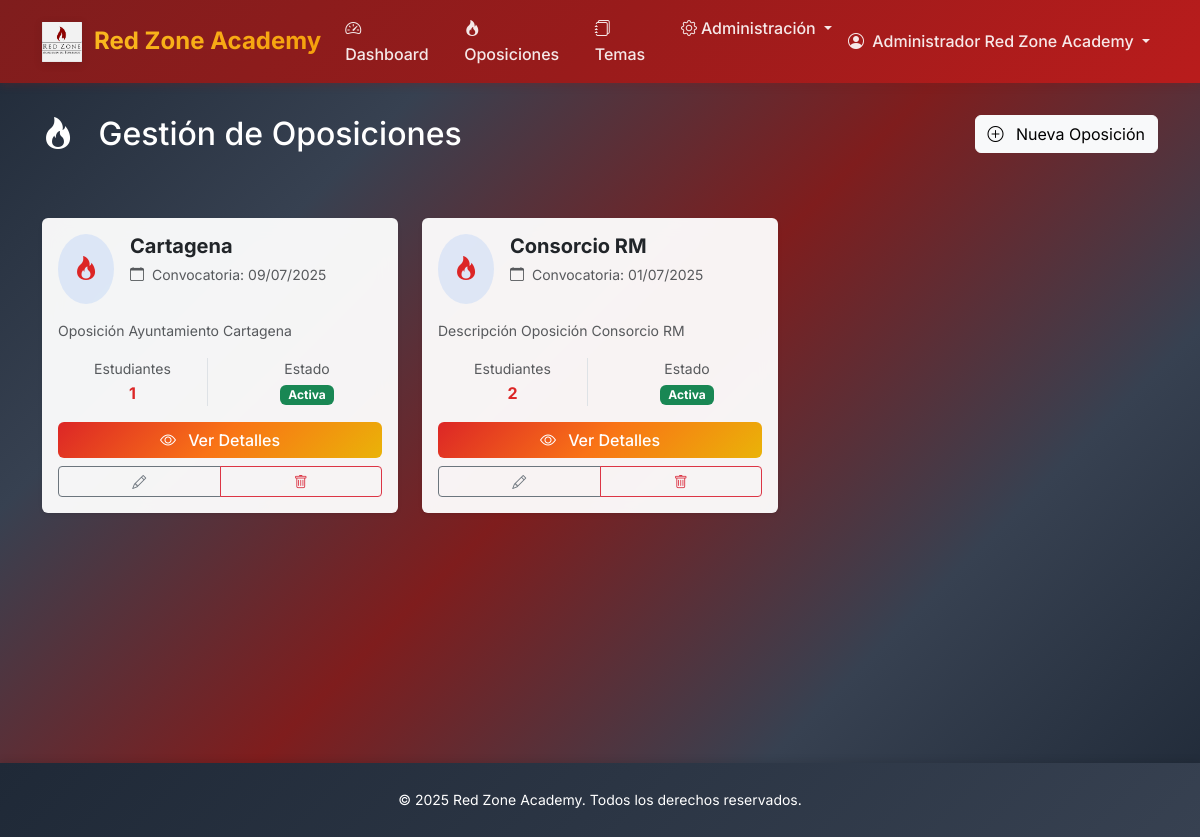
/dashboard/admin/oposiciones/ (signed in), run on the app's committed database.
### accounts/models.py (models this page shows, shortened)
class CustomUser(AbstractUser):
    USER_TYPES = [
        ('admin', 'Administrador'),
        ('student', 'Alumno'),
    ]
    user_type = models.CharField(max_length=10, choices=USER_TYPES, default='student')
    created_at = models.DateTimeField(auto_now_add=True)
    def is_admin(self):
        return self.user_type == 'admin'

### core/models.py (models this page shows, shortened)
class Oposicion(models.Model):
    nombre = models.CharField(max_length=200)
    descripcion = models.TextField()
    fecha_convocatoria = models.DateField()
    alumnos_con_acceso = models.ManyToManyField(
        User,
        limit_choices_to={'user_type': 'student'},
        blank=True,
        related_name='oposiciones_acceso'
    )
    created_at = models.DateTimeField(auto_now_add=True)
    updated_at = models.DateTimeField(auto_now=True)
    class Meta:
        verbose_name_plural = "Oposiciones"

### core/views.py (the view)
# urls.py: path('admin/oposiciones/', views.AdminOposicionListView.as_view(), name='admin_oposicion_list'),
class AdminOposicionListView(AdminRequiredMixin, ListView):
    model = Oposicion
    template_name = 'core/admin/oposicion_list.html'
    context_object_name = 'oposiciones'
    paginate_by = 15
    def get_queryset(self):
        return Oposicion.objects.prefetch_related('temas', 'alumnos_con_acceso')
    def get_context_data(self, **kwargs):
        context = super().get_context_data(**kwargs)
        context['title'] = 'Gestión de Oposiciones'
        return context

### core/views.py (called while the page is built)
    def test_func(self):
        return self.request.user.is_authenticated and self.request.user.is_admin()

### templates/core/admin/oposicion_list.html (shortened to what this page needs)
{% extends 'base.html' %}
{% load humanize %}
{% block content %}
<div class="container-fluid d-flex flex-column" style="min-height: calc(100vh - 120px);">
    <div class="page-header">
        <div class="container">
            <div class="row align-items-center">
                <div class="col">
                    <h1 class="h2 mb-0">
                        <i class="bi bi-fire me-3"></i>
                        {{ title }}
                    </h1>
                </div>
                <div class="col-auto">
                    {% if user.is_admin %}
                        <a href="{% url 'core:admin_oposicion_create' %}" class="btn btn-light">
                            <i class="bi bi-plus-circle me-2"></i>
                            Nueva Oposición
                        </a>
                    {% endif %}
                </div>
            </div>
        </div>
    </div>
    <div class="container flex-grow-1">
        {% if oposiciones %}
            <div class="row">
                {% for oposicion in oposiciones %}
                    <div class="col-lg-4 col-md-6 mb-4">
                        <div class="card border-0 shadow-sm h-100 oposicion-card">
                            <div class="card-body d-flex flex-column">
                                <div class="d-flex align-items-start mb-3">
                                    <div class="bg-primary bg-opacity-10 rounded-circle p-3 me-3">
                                        <i class="bi bi-fire text-primary fs-4"></i>
                                    </div>
                                    <div class="flex-grow-1">
                                        <h5 class="card-title mb-1 fw-bold">
                                            {{ oposicion.nombre }}
                                        </h5>
                                        <small class="text-muted">
                                            <i class="bi bi-calendar me-1"></i>
                                            Convocatoria: {{ oposicion.fecha_convocatoria|date:"d/m/Y" }}
                                        </small>
                                    </div>
                                </div>
                                <div class="mb-3 flex-grow-1">
                                    <p class="text-muted small mb-0">
                                        {{ oposicion.descripcion|truncatechars:120 }}
                                    </p>
                                </div>
                                <div class="mb-3">
                                    <div class="row text-center">
                                        <div class="col-6">
                                            <div class="border-end">
                                                <small class="text-muted d-block">Estudiantes</small>
                                                <span class="fw-bold text-primary">
                                                    {{ oposicion.alumnos_con_acceso.count }}
                                                </span>
                                            </div>
                                        </div>
                                        <div class="col-6">
                                            <small class="text-muted d-block">Estado</small>
                                            <span class="badge bg-success">Activa</span>
                                        </div>
                                    </div>
                                </div>
                                <div class="d-grid gap-2">
                                    <a href="{% url 'core:oposicion_detail' oposicion.pk %}"
                                       class="btn btn-primary">
                                        <i class="bi bi-eye me-2"></i>
                                        Ver Detalles
                                    </a>
                                    {% if user.is_admin %}
                                        <div class="btn-group" role="group">
                                            <a href="{% url 'core:admin_oposicion_update' oposicion.pk %}"
                                               class="btn btn-outline-secondary btn-sm">
                                                <i class="bi bi-pencil"></i>
                                            </a>
                                            <a href="{% url 'core:admin_oposicion_delete' oposicion.pk %}"
                                               class="btn btn-outline-danger btn-sm">
                                                <i class="bi bi-trash"></i>
                                            </a>
                                        </div>
                                    {% endif %}
                                </div>
                            </div>
                        </div>
                    </div>
                {% endfor %}
            </div>
        {% endif %}
    </div>
</div>
{% endblock %}

### templates/base.html (shortened to what this page needs)
<!DOCTYPE html>
<html lang="es" data-bs-theme="light" class="h-100">
<head>
    {% load static %}
    <link href="https://cdnjs.cloudflare.com/ajax/libs/bootstrap/5.3.2/css/bootstrap.min.css" rel="stylesheet">
    <link href="https://cdnjs.cloudflare.com/ajax/libs/bootstrap-icons/1.11.3/font/bootstrap-icons.min.css" rel="stylesheet">
</head>
<body>
    <nav class="navbar navbar-expand-lg navbar-light bg-white">
        <div class="container">
            {% load static %}
            {% if user.is_authenticated %}
                <a class="navbar-brand" href="{% url 'core:dashboard' %}">
                    <img src="{% static 'img/logo_rz.png' %}" alt="Red Zone Academy" class="navbar-brand-logo">
                    Red Zone Academy
                </a>
            {% else %}
                <a class="navbar-brand" href="#">
                    <img src="{% static 'img/logo_rz.png' %}" alt="Red Zone Academy" class="navbar-brand-logo">
                    Red Zone Academy
                </a>
            {% endif %}
            <div class="collapse navbar-collapse" id="navbarNav">
                {% if user.is_authenticated %}
                <ul class="navbar-nav me-auto">
                    <li class="nav-item">
                        <a class="nav-link" href="{% url 'core:dashboard' %}">
                            <i class="bi bi-speedometer2 me-1"></i>Dashboard
                        </a>
                    </li>
                    <li class="nav-item">
                        <a class="nav-link" href="{% url 'core:oposicion_list' %}">
                            <i class="bi bi-fire me-1"></i>Oposiciones
                        </a>
                    </li>
                    <li class="nav-item">
                        <a class="nav-link" href="{% url 'core:tema_list' %}">
                            <i class="bi bi-journals me-1"></i>Temas
                        </a>
                    </li>
                    {% if user.is_admin %}
                        <li class="nav-item dropdown">
                            <a class="nav-link dropdown-toggle" href="#" id="adminDropdown" role="button" data-bs-toggle="dropdown">
                                <i class="bi bi-gear me-1"></i>Administración
                            </a>
                        </li>
                    {% endif %}
                </ul>
                <ul class="navbar-nav">
                    <li class="nav-item dropdown">
                        <a class="nav-link dropdown-toggle" href="#" id="userDropdown" role="button" data-bs-toggle="dropdown">
                            <i class="bi bi-person-circle me-1"></i>
                            {{ user.get_full_name|default:user.username }}
                        </a>
                    </li>
                </ul>
                {% endif %}
            </div>
        </div>
    </nav>
    <div class="main-wrapper">
        {% block content %}{% endblock %}
    </div>
    <footer class="footer">
        <div class="container">
            <div class="row">
                <div class="col-12 text-center">
                    <small>&copy; 2025 Red Zone Academy. Todos los derechos reservados.</small>
                </div>
            </div>
        </div>
    </footer>
</body>
</html>

### templates/base.html (style rules this page uses)
:root { --rza-primary: #dc2626; --rza-secondary: #f97316; --rza-success: #059669; --rza-danger: #b91c1c; --rza-warning: #ea580c; --rza-info: #f59e0b; --rza-dark: #1f2937; --rza-light: #fef2f2; --rza-gradient: linear-gradient(135deg, #dc2626 0%, #f97316 50%, #eab308 100%); }
body { font-family: 'Inter', sans-serif; background: linear-gradient( 135deg, #1f2937 0%, #374151 25%, #7f1d1d 50%, #374151 75%, #1f2937 100% ); background-attachment: fixed; line-height: 1.6; min-height: 100vh; display: flex; flex-direction: column; margin: 0; padding: 0; }
.navbar-brand { font-weight: 700; font-size: 1.5rem; background: linear-gradient(135deg, #fbbf24 0%, #f59e0b 100%); -webkit-background-clip: text; -webkit-text-fill-color: transparent; background-clip: text; display: flex; align-items: center; text-decoration: none; }
.navbar-brand-logo { height: 40px; width: auto; margin-right: 12px; filter: drop-shadow(0 2px 4px rgba(0, 0, 0, 0.1)); transition: all 0.3s ease; }
.navbar { background: linear-gradient(135deg, #7f1d1d 0%, #991b1b 50%, #b91c1c 100%) !important; box-shadow: 0 2px 8px rgba(127, 29, 29, 0.3); }
.navbar .nav-link { color: rgba(255, 255, 255, 0.9) !important; font-weight: 500; transition: all 0.3s ease; }
.btn-primary { background: var(--rza-gradient); border: none; font-weight: 500; }
.card { border: none; box-shadow: 0 4px 12px rgba(127, 29, 29, 0.15), 0 2px 4px rgba(127, 29, 29, 0.25); transition: all 0.3s cubic-bezier(.25,.8,.25,1); background: rgba(255, 255, 255, 0.95); backdrop-filter: blur(10px); }
.text-primary { color: var(--rza-primary) !important; }
.main-wrapper { flex: 1 0 auto; }
.footer { background: linear-gradient(135deg, #1f2937 0%, #374151 100%); color: white; padding: 1.5rem 0; box-shadow: 0 -2px 8px rgba(0, 0, 0, 0.1); flex-shrink: 0; width: 100vw; margin-left: calc(-50vw + 50%); position: relative; }
.page-header { background: none !important; color: white; padding: 2rem 0; margin-bottom: 2rem; }
.container, .container-fluid { background: none !important; }

### templates/core/admin/oposicion_list.html (style rules this page uses)
.oposicion-card { transition: transform 0.2s ease-in-out, box-shadow 0.2s ease-in-out; }

### data on the page
CustomUser: get_full_name "Administrador Red Zone Academy"
Oposicion: nombre "Cartagena", fecha_convocatoria "09/07/2025", descripcion "Oposición Ayuntamiento Cartagena", alumnos_con_acceso.count "1"
Oposicion: nombre "Consorcio RM", fecha_convocatoria "01/07/2025", descripcion "Descripción Oposición Consorcio RM", alumnos_con_acceso.count "2"

### other printed values
{{ title }} "Gestión de Oposiciones"
